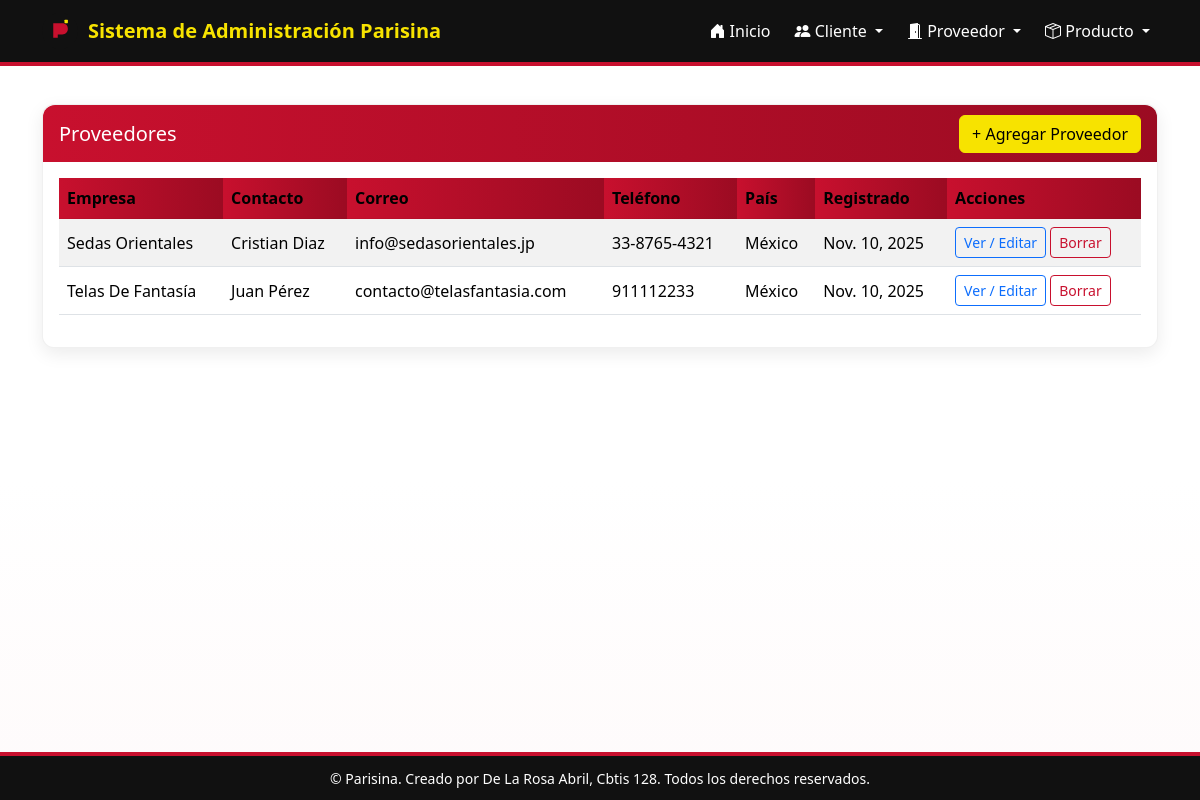
Page /proveedor/ver/ on the committed database.
### app_Parisina/models.py (models this page shows, shortened)
class Proveedor(models.Model):
    nombre_empresa = models.CharField(max_length=150)
    contacto = models.CharField(max_length=100)
    correo = models.EmailField()
    telefono = models.CharField(max_length=15)
    direccion = models.CharField(max_length=200)
    pais = models.CharField(max_length=100)
    fecha_registro = models.DateField(auto_now_add=True)

### app_Parisina/views.py (the view)
# urls.py: path("proveedor/ver/", views.ver_proveedor, name="ver_proveedor"),
def ver_proveedor(request):
    proveedores = Proveedor.objects.all().order_by("-fecha_registro")
    return render(request, "proveedor/ver_proveedor.html", {"proveedores": proveedores})

### app_Parisina/templates/proveedor/ver_proveedor.html
{% extends "base.html" %}
{% block content %}
<div class="card">
  <div class="card-header-accent d-flex justify-content-between align-items-center">
    <h5 class="mb-0">Proveedores</h5>
    <a href="{% url 'agregar_proveedor' %}" class="btn btn-warning">+ Agregar Proveedor</a>
  </div>
  <div class="card-body">
    <div class="table-responsive">
      <table class="table table-striped align-middle">
        <thead>
          <tr>
            <th>Empresa</th>
            <th>Contacto</th>
            <th>Correo</th>
            <th>Teléfono</th>
            <th>País</th>
            <th>Registrado</th>
            <th>Acciones</th>
          </tr>
        </thead>
        <tbody>
          {% for p in proveedores %}
          <tr>
            <td>{{ p.nombre_empresa }}</td>
            <td>{{ p.contacto }}</td>
            <td>{{ p.correo }}</td>
            <td>{{ p.telefono }}</td>
            <td>{{ p.pais }}</td>
            <td>{{ p.fecha_registro }}</td>
            <td>
              <a class="btn btn-sm btn-outline-primary" href="{% url 'actualizar_proveedor' p.pk %}">Ver / Editar</a>
              <a class="btn btn-sm btn-outline-danger" href="{% url 'borrar_proveedor' p.pk %}">Borrar</a>
            </td>
          </tr>
          {% empty %}
          <tr><td colspan="7" class="text-center">No hay proveedores registrados</td></tr>
          {% endfor %}
        </tbody>
      </table>
    </div>
  </div>
</div>
{% endblock %}

### app_Parisina/templates/base.html (style rules this page uses)
:root { --rojo-parisina: #C8102E; --rojo-oscuro: #9b0b22; --amarillo-parisina: #F7E300; --negro-parisina: #111111; --blanco-parisina: #ffffff; --gris-texto: #222222; --sombra: rgba(0,0,0,0.08); }
html,body { height:100%; }
body { background: linear-gradient(180deg, #fff 0%, #fff 60%, rgba(200,10,30,0.02) 100%); color: var(--gris-texto); font-family: "Segoe UI", Tahoma, Geneva, Verdana, sans-serif; }
.card { border-radius:12px; border: 1px solid rgba(0,0,0,0.06); box-shadow: 0 6px 18px var(--sombra); }
.card-header-accent { border-top-left-radius: 12px; border-top-right-radius: 12px; background: linear-gradient(90deg, var(--rojo-parisina), var(--rojo-oscuro)); color: #fff; padding: 0.6rem 1rem; }
.btn-warning { background: var(--amarillo-parisina); border-color: var(--amarillo-parisina); color: #000; }
.btn-outline-danger { color: var(--rojo-parisina); border-color: var(--rojo-parisina); }
table thead th { background: linear-gradient(90deg, var(--rojo-parisina), var(--rojo-oscuro)); color: #fff; border-color: rgba(0,0,0,0.04); }
table tbody tr td { vertical-align: middle; }
a { color: var(--rojo-parisina); text-decoration: none; }

### rows in the picture
Proveedor: nombre_empresa "Sedas Orientales", contacto "Cristian Diaz", correo "info@sedasorientales.jp", telefono "33-8765-4321", pais "México", fecha_registro "Nov. 10, 2025"
Proveedor: nombre_empresa "Telas De Fantasía", contacto "Juan Pérez", correo "contacto@telasfantasia.com", telefono "911112233", pais "México", fecha_registro "Nov. 10, 2025"
